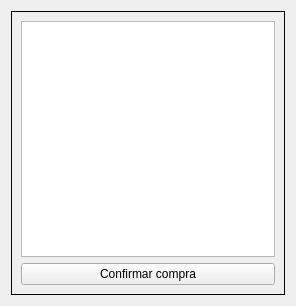
<?xml version="1.0" encoding="UTF-8"?>
<ui version="4.0">
 <class>WidgetCompraConfirmar</class>
 <widget class="QWidget" name="WidgetCompraConfirmar">
  <property name="geometry">
   <rect>
    <x>0</x>
    <y>0</y>
    <width>296</width>
    <height>306</height>
   </rect>
  </property>
  <property name="windowTitle">
   <string>Form</string>
  </property>
  <layout class="QGridLayout" name="gridLayout">
   <item row="0" column="0">
    <widget class="QFrame" name="frame_2">
     <property name="frameShape">
      <enum>QFrame::Box</enum>
     </property>
     <property name="frameShadow">
      <enum>QFrame::Plain</enum>
     </property>
     <layout class="QGridLayout" name="gridLayout_2">
      <item row="0" column="0">
       <widget class="TableView" name="table">
        <property name="mouseTracking">
         <bool>true</bool>
        </property>
        <property name="editTriggers">
         <set>QAbstractItemView::NoEditTriggers</set>
        </property>
        <property name="alternatingRowColors">
         <bool>true</bool>
        </property>
        <property name="selectionMode">
         <enum>QAbstractItemView::SingleSelection</enum>
        </property>
        <property name="selectionBehavior">
         <enum>QAbstractItemView::SelectRows</enum>
        </property>
        <property name="sortingEnabled">
         <bool>true</bool>
        </property>
        <attribute name="horizontalHeaderCascadingSectionResizes">
         <bool>true</bool>
        </attribute>
        <attribute name="horizontalHeaderStretchLastSection">
         <bool>false</bool>
        </attribute>
       </widget>
      </item>
      <item row="1" column="0">
       <widget class="QPushButton" name="pushButtonConfirmarCompra">
        <property name="text">
         <string>Confirmar compra</string>
        </property>
       </widget>
      </item>
     </layout>
    </widget>
   </item>
  </layout>
 </widget>
 <customwidgets>
  <customwidget>
   <class>TableView</class>
   <extends>QTableView</extends>
   <header>src/tableview.h</header>
  </customwidget>
 </customwidgets>
 <resources/>
 <connections/>
</ui>
